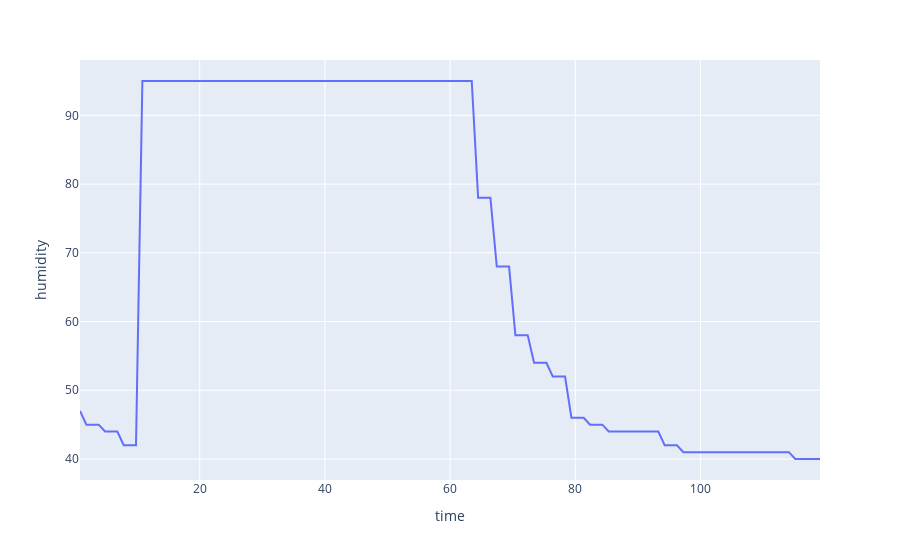

Source (notebook cell):
### Code cell
fig = px.line(df, x='time', y='humidity')
fig.show()
